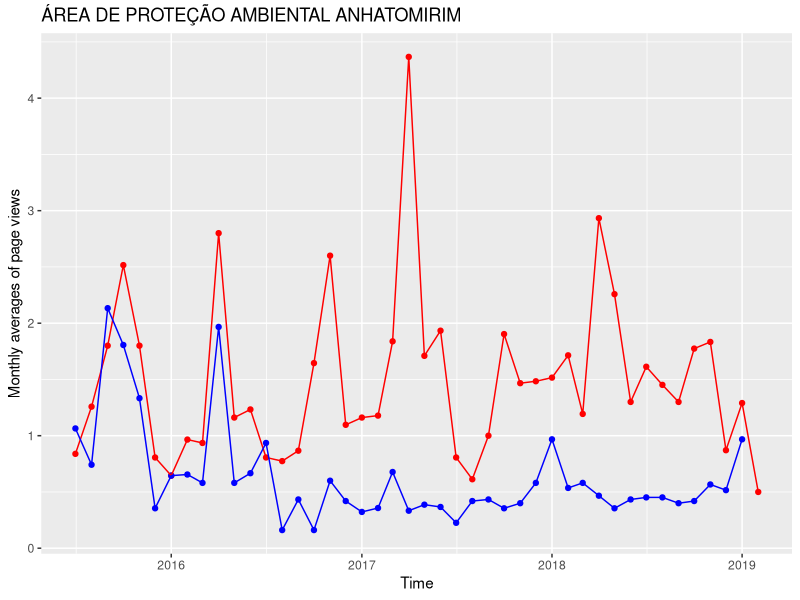
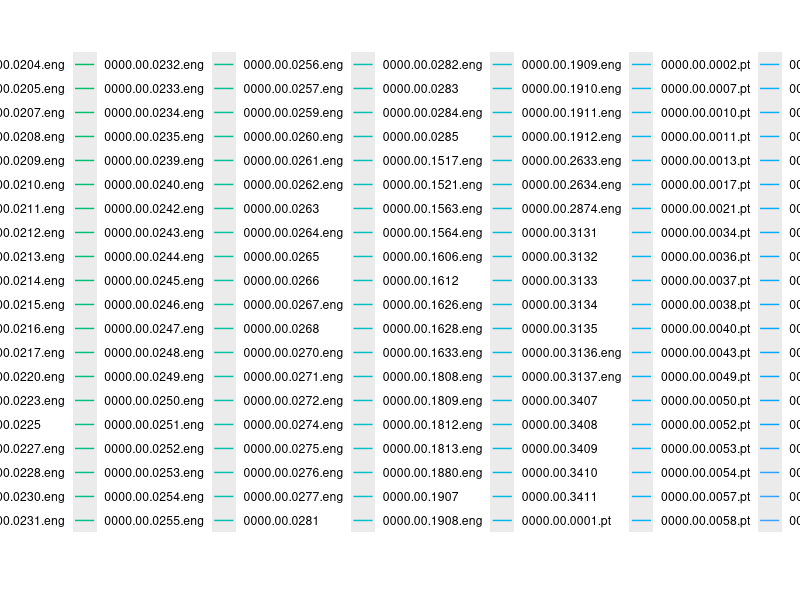

Reproduce these figures in R, in order.
# ---- Head ------------------- 
# Explore mean pageviews data
# Created in 2019-03-05
#
# Guedes-Santos, J
#
#______________________________

# Clean memory
rm(list = ls())


# Load packages
library(tidyverse)

# Read CSV files
pa_dataset <- read_csv('./data/BrazilianProtectedAreas_2019-03-07_reviewed.csv')
eng_means <- read_csv('./data/BPA_Wiki_Eng_2019-03-10.csv')
eng_month_means <- read_csv('./data/BPA_Wiki_Eng_Month_2019-03-10.csv')
pt_means <- read_csv('./data/BPA_Wiki_Pt_2019-03-10.csv')
pt_month_means <- read_csv('./data/BPA_Wiki_Pt_Month_2019-03-10.csv')

# Subset datas

# Define an initial PA Code
cod_cnuc <- "0000.00.0001"

# Return Brazilian Protected Area Original Name
pa_dataset %>%
  filter(codCnuc == cod_cnuc) %>%
  select(nomeUC)

# Join eng and pt means in a unique dataset
pa_means <- eng_means %>%
  inner_join(eng_means, pt_means, by = "cod_cnuc", suffix = c(".eng", ".pt"))

# Join eng and pt month means in a unique dataset
pa_month_means <- eng_month_means %>%
  inner_join(pt_month_means, by = c("month"), suffix = c(".eng", ".pt"))


# Get category and government level
pa_governance <- pa_dataset %>%
  select(codCnuc, cat, esfera)

# Join category and government level
pa_means <- pa_means %>%
  inner_join(pa_governance, by = c("cod_cnuc" = "codCnuc"))


# Plot a simple graph compare eng and pt pageviews
ggplot(data = pa_month_means) +
  geom_point(mapping = aes(x = month, y = `0000.00.0001.pt`), color = "red") +
  geom_point(mapping = aes(x = month, y = `0000.00.0001.eng`), color = "blue") +
  geom_line(mapping = aes(x = month, y = `0000.00.0001.pt`), color = "red") +
  geom_line(mapping = aes(x = month, y = `0000.00.0001.eng`), color = "blue") +
  xlab('Time') +
  ylab("Monthly averages of page views") +
  ggtitle(pa_dataset$nomeUC)

# Plot all PAs - not working yet
pa_month_Melted <- reshape2::melt(pa_month_means, id.var='month')
head(pa_month_Melted)

ggplot(pa_month_Melted, aes(x = month, y = value, col = variable)) + 
  geom_line()

